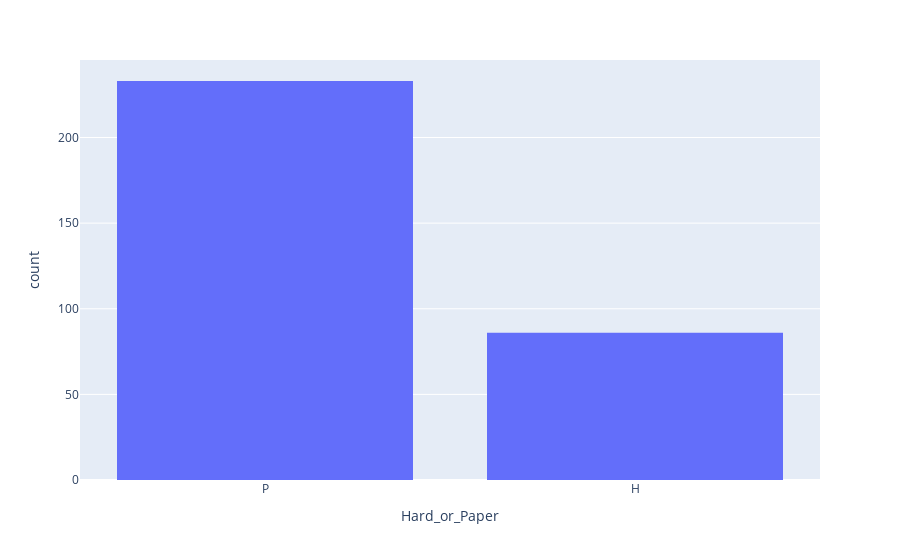

The notebook cell this image was saved under:
### Code cell
px.histogram(ab_noNaN, x='Hard_or_Paper')

### Figure 1 — Plotly figure (JSON) as saved in the notebook; plotly's stock layout.template omitted (floating-point values rounded to 4 significant figures; data arrays with more than 128 entries replaced by an {"elided": "..."} marker saying what was removed)
{"data": [{"alignmentgroup": "True", "bingroup": "x", "hovertemplate": "Hard_or_Paper=%{x}<br>count=%{y}<extra></extra>", "legendgroup": "", "marker": {"color": "#636efa", "pattern": {"shape": ""}}, "name": "", "offsetgroup": "", "orientation": "v", "showlegend": false, "type": "histogram", "x": {"elided": "319 str values"}, "xaxis": "x", "yaxis": "y"}], "layout": {"barmode": "relative", "legend": {"tracegroupgap": 0}, "margin": {"t": 60}, "xaxis": {"anchor": "y", "domain": [0, 1], "title": {"text": "Hard_or_Paper"}}, "yaxis": {"anchor": "x", "domain": [0, 1], "title": {"text": "count"}}}}
